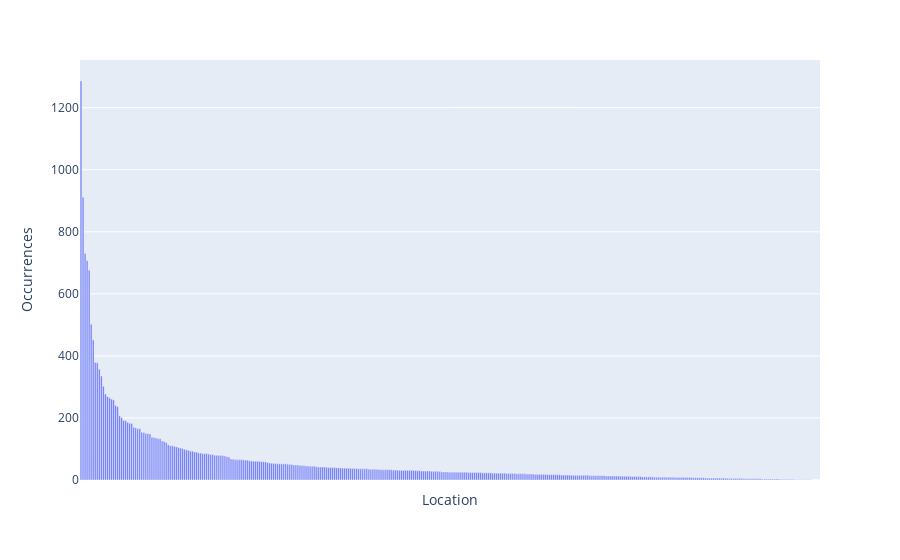

Notebook code for this chart:
### Code cell
fig = px.bar(
    place_data,
    y="occurences",
    x="place",
    labels = {"occurences": "Occurrences", "place": "Location"},
)
fig.update_xaxes(showticklabels=False)
fig.write_image("images/basic_stats_places_thresh.pdf")
fig.show()

### Figure 1 — Plotly figure (JSON) as saved in the notebook; plotly's stock layout.template omitted (floating-point values rounded to 4 significant figures; data arrays with more than 128 entries replaced by an {"elided": "..."} marker saying what was removed)
{"data": [{"alignmentgroup": "True", "hovertemplate": "Location=%{x}<br>Occurrences=%{y}<extra></extra>", "legendgroup": "", "marker": {"color": "#636efa"}, "name": "", "offsetgroup": "", "orientation": "v", "showlegend": false, "textposition": "auto", "type": "bar", "x": {"elided": "365 str values"}, "xaxis": "x", "y": {"elided": "365 int values"}, "yaxis": "y"}], "layout": {"barmode": "relative", "legend": {"tracegroupgap": 0}, "margin": {"t": 60}, "xaxis": {"anchor": "y", "domain": [0, 1], "showticklabels": false, "title": {"text": "Location"}}, "yaxis": {"anchor": "x", "domain": [0, 1], "title": {"text": "Occurrences"}}}}
